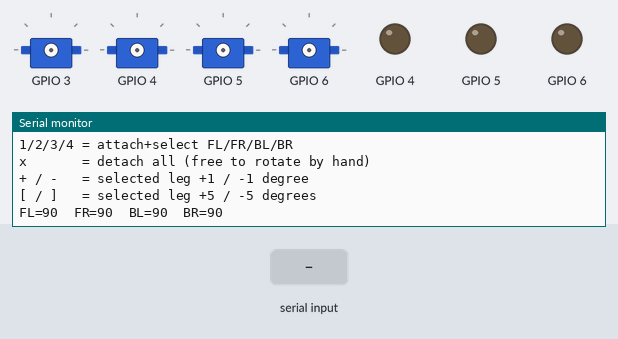
Simulated run of this sketch. Board: Seeed XIAO ESP32-S3. Parts: 4 × servo, output pins drawn as LEDs (lit = HIGH), the last lines printed to the serial monitor. The inputs (shaded band) are chosen by the test bench. Servo pulses on a pin are drawn as a servo (544–2400 µs = 0–180°).

Above: at 1.7 s.
1.8 s: "1" received over Serial
At 3.0 s:
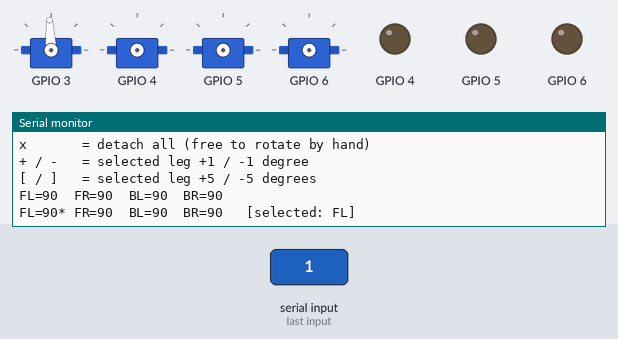
3.3 s: "2" received over Serial
At 4.1 s:
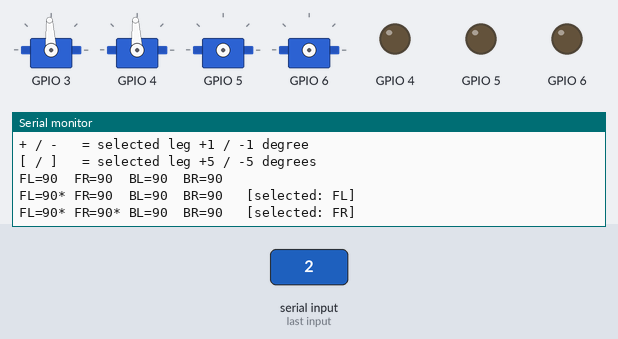
4.8 s: "3" received over Serial
At 5.2 s:
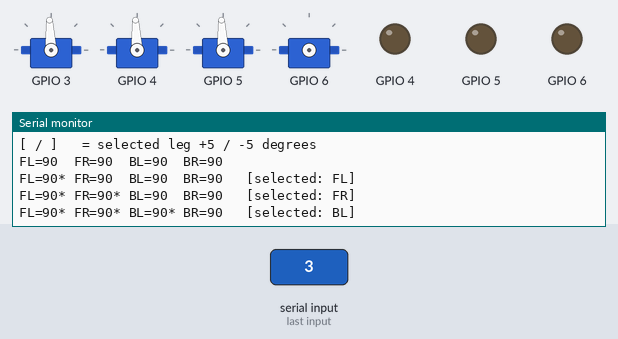
6.3 s: "4" received over Serial
At 7.6 s:
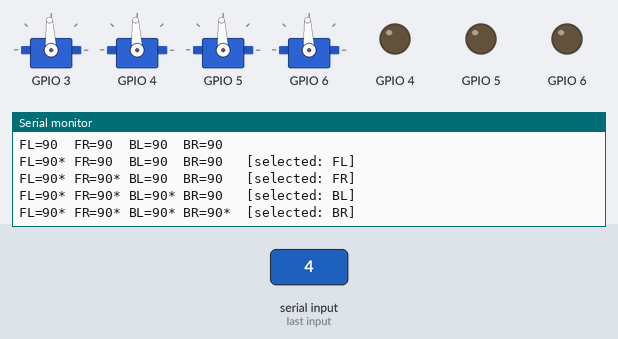

Measured:
- after the input at 1.8 s, the serial monitor: prints a new line at once (image 1)
- after the input at 3.3 s, the serial monitor: prints a new line at once (image 2)
- after the input at 4.8 s, the serial monitor: prints a new line at once (image 3)
- after the input at 6.3 s, the serial monitor: prints a new line at once (image 4)

The sketch:

servo_calibration.ino
```cpp
// Manual servo angle calibration for the Pet Dog quadruped.
// Key-based control over Serial Monitor -- no trim, no FR/BL inversion --
// so you can find the true angle at which each leg hangs perpendicular
// to the ground.
//
// Uses the ESP-IDF `driver/ledc.h` API directly (same as the real firmware's
// servo.c), with one hardcoded LEDC channel per leg. This intentionally
// avoids the Arduino "ESP32Servo" library: on ESP32-S3 that library's
// automatic channel/timer allocation can let two Servo objects end up
// sharing one physical PWM channel, so moving one leg visibly drags
// another leg with it. Explicit channels here guarantee each leg is
// fully independent, exactly like the working animation firmware.
//
// Board: XIAO_ESP32S3 (or "ESP32S3 Dev Module"), matching GPIOs from servo.h.
// Serial Monitor: 115200 baud, line ending doesn't matter (key-by-key).
//
// Keys:
//   1 / 2 / 3 / 4   -> attach + select FL / FR / BL / BR
//   x               -> detach all four servos (goes limp, free to rotate by hand)
//   +               -> selected leg +1 degree
//   -               -> selected leg -1 degree
//   [               -> selected leg +5 degrees
//   ]               -> selected leg -5 degrees
//
// After every keypress the current angle of all four legs is printed.
//
// Once you find the raw angle where a leg is perpendicular to the ground,
// that becomes the new *_TRIM for that leg in servo.c:
//   TRIM = raw_angle_found - 90
// (This holds for all four legs, including FR/BL, because the inversion
// is applied before the trim in servo.c's set_fr/set_bl.)

#include "driver/ledc.h"

#define SERVO_FL_GPIO 3
#define SERVO_FR_GPIO 4
#define SERVO_BL_GPIO 5
#define SERVO_BR_GPIO 6

#define SERVO_FL_CH LEDC_CHANNEL_0
#define SERVO_FR_CH LEDC_CHANNEL_1
#define SERVO_BL_CH LEDC_CHANNEL_2
#define SERVO_BR_CH LEDC_CHANNEL_3

#define SERVO_MIN_US 500
#define SERVO_MAX_US 2500
#define SERVO_FREQ_HZ 50

struct Leg {
  int gpio;
  ledc_channel_t channel;
  int angle;
  bool attached;
  const char *name;
};

Leg legs[4] = {
  {SERVO_FL_GPIO, SERVO_FL_CH, 90, false, "FL"},
  {SERVO_FR_GPIO, SERVO_FR_CH, 90, false, "FR"},
  {SERVO_BL_GPIO, SERVO_BL_CH, 90, false, "BL"},
  {SERVO_BR_GPIO, SERVO_BR_CH, 90, false, "BR"},
};

int selected = -1; // index into legs[], -1 = none selected yet

static uint32_t angleToDuty(int degrees) {
  int pulse_us = SERVO_MIN_US + (degrees * (SERVO_MAX_US - SERVO_MIN_US)) / 180;
  return (uint32_t)((pulse_us * 16383) / 20000); // 14-bit duty, 50 Hz (20000 us period)
}

static void writeAngle(Leg &leg, int degrees) {
  ledc_set_duty(LEDC_LOW_SPEED_MODE, leg.channel, angleToDuty(degrees));
  ledc_update_duty(LEDC_LOW_SPEED_MODE, leg.channel);
}

static void pwmOff(Leg &leg) {
  ledc_set_duty(LEDC_LOW_SPEED_MODE, leg.channel, 0);
  ledc_update_duty(LEDC_LOW_SPEED_MODE, leg.channel);
}

void printAngles() {
  for (int i = 0; i < 4; i++) {
    Serial.print(legs[i].name);
    Serial.print("=");
    Serial.print(legs[i].angle);
    Serial.print(legs[i].attached ? "* " : "  ");
  }
  if (selected >= 0) {
    Serial.print(" [selected: ");
    Serial.print(legs[selected].name);
    Serial.print("]");
  }
  Serial.println();
}

void selectLeg(int idx) {
  Leg &leg = legs[idx];
  if (!leg.attached) {
    writeAngle(leg, leg.angle); // resume PWM at its last known angle
    leg.attached = true;
  }
  selected = idx;
  printAngles();
}

void detachAll() {
  for (int i = 0; i < 4; i++) {
    if (legs[i].attached) {
      pwmOff(legs[i]);
      legs[i].attached = false;
    }
  }
  selected = -1;
  printAngles();
}

void nudge(int delta) {
  if (selected < 0) {
    Serial.println("No leg selected. Press 1/2/3/4 first.");
    return;
  }
  Leg &leg = legs[selected];
  leg.angle = constrain(leg.angle + delta, 0, 180);
  writeAngle(leg, leg.angle);
  printAngles();
}

void setup() {
  Serial.begin(115200);
  delay(500);

  ledc_timer_config_t timer = {
    .speed_mode = LEDC_LOW_SPEED_MODE,
    .duty_resolution = LEDC_TIMER_14_BIT,
    .timer_num = LEDC_TIMER_0,
    .freq_hz = SERVO_FREQ_HZ,
    .clk_cfg = LEDC_AUTO_CLK,
  };
  ledc_timer_config(&timer);

  for (int i = 0; i < 4; i++) {
    ledc_channel_config_t ch = {};
    ch.gpio_num = legs[i].gpio;
    ch.speed_mode = LEDC_LOW_SPEED_MODE;
    ch.channel = legs[i].channel;
    ch.timer_sel = LEDC_TIMER_0;
    ch.intr_type = LEDC_INTR_DISABLE;
    ch.duty = 0; // start with PWM off (detached) on all legs
    ch.hpoint = 0;
    ledc_channel_config(&ch);
  }

  Serial.println();
  Serial.println("=== Servo calibration ready (raw ledc driver, one channel per leg) ===");
  Serial.println("1/2/3/4 = attach+select FL/FR/BL/BR");
  Serial.println("x       = detach all (free to rotate by hand)");
  Serial.println("+ / -   = selected leg +1 / -1 degree");
  Serial.println("[ / ]   = selected leg +5 / -5 degrees");
  printAngles();
}

void loop() {
  if (!Serial.available()) return;

  char c = Serial.read();

  switch (c) {
    case '1': selectLeg(0); break;
    case '2': selectLeg(1); break;
    case '3': selectLeg(2); break;
    case '4': selectLeg(3); break;
    case 'x': case 'X': detachAll(); break;
    case '+': nudge(1); break;
    case '-': nudge(-1); break;
    case '[': nudge(5); break;
    case ']': nudge(-5); break;
    default: break; // ignore newlines, carriage returns, anything else
  }
}
```
